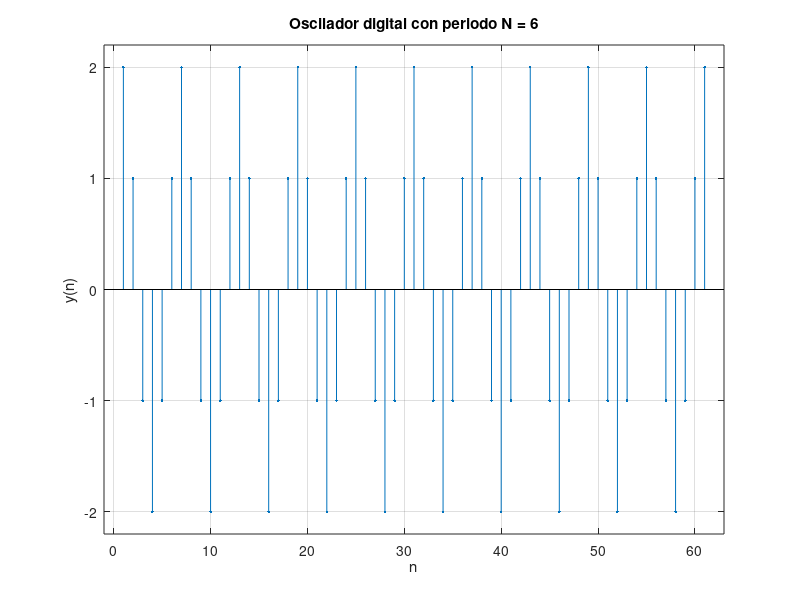

Recreate this plot in MATLAB.
% Ejercicio 12
% Oscilador sinusoidal digital.

% Constantes.
b0 = 1; % Impulso unitario.
w0 = pi/3; % Frecuencia de señal discreta.
a1 = -2*cos(w0);

%Condiciones iniciales
y1 = 1;
y2 = 0;

for n = (1:1:61) % Algoritmo recursivo.
  y(n) = b0 - a1*y1 - y2;
  
  b0 = 0; % Solo en primer n vale 1.
  % Cambio de condiciones.
  y2 = y1;
  y1 = y(n);
  endfor

%Graficacion
stem(n= 1:61, y, '.');
title('Oscilador digital con periodo N = 6')
grid;
axis([-1,63,-2.2,2.2]);
xlabel('n');
ylabel('y(n)');
